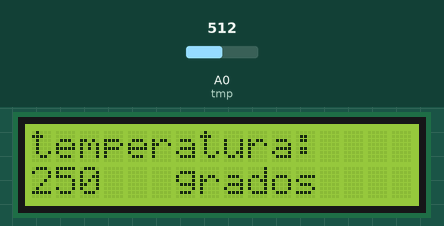
This sketch was run on a simulated Arduino Uno, built with avr-gcc and run on an emulated ATmega328P. Shown: 16×2 character LCD. The test bench sets the inputs (shaded band); at power-on: A0 (tmp) = 512.

Above: at 1.2 s.
1.3 s: A0 (tmp) set to 716
At 6.9 s:
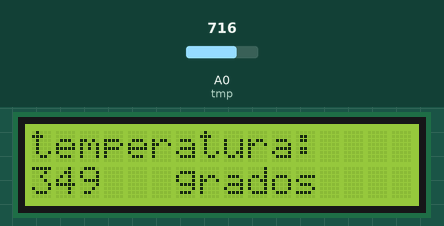
8.0 s: A0 (tmp) set to 900
At 12.7 s:
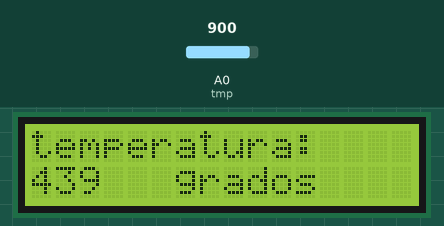
14.7 s: A0 (tmp) set to 1023
At 18.6 s:
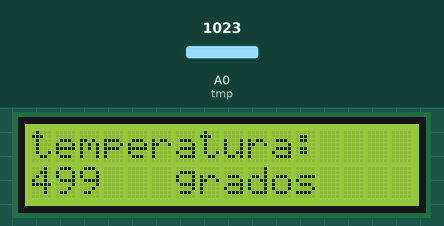
Timing chart, 0 to 20.1 s (numbered marks = the images above; inputs shaded):
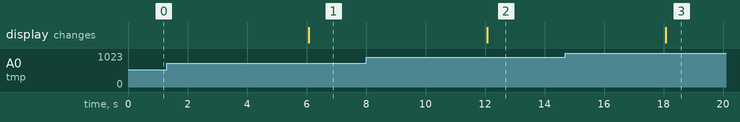

The sketch:

temperatura.ino
```cpp
#include <LiquidCrystal.h>
LiquidCrystal lcd(7, 6, 5, 4, 3, 2);

float valor = 0;
int grados = 0;
int tmp = A0;
void setup() {
  Serial.begin(9600);
  pinMode( tmp, INPUT);
  lcd.begin(16, 2);


}

void loop() {
  valor= analogRead(tmp);
  grados = valor * 0.48828125;

  lcd.setCursor(0, 0);
  lcd.write("temperatura: ");
  lcd.setCursor(0, 1);
  lcd.print(grados);
  lcd.setCursor(6, 1);
  lcd.write("grados ");
  delay(6000);

}
```

Measured:
- after the input at 1.3 s, the display: changes after 4.8 s (image 1)
- after the input at 8.0 s, the display: changes after 4.1 s (image 2)
- after the input at 14.7 s, the display: changes after 3.4 s (image 3)
